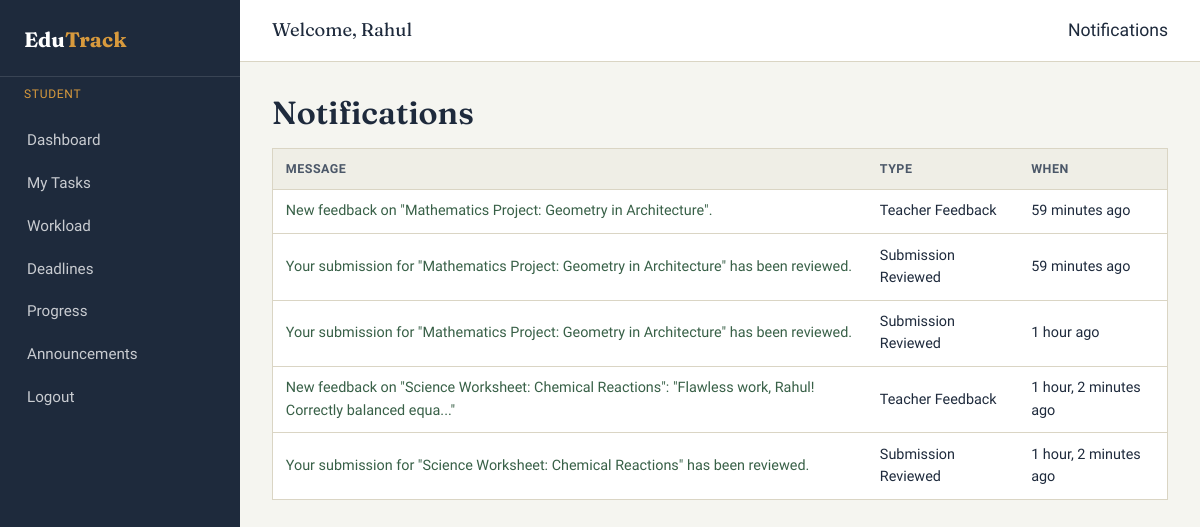
Screenshot of /notifications/ (signed in) with the database file from the repository.
### notifications/models.py (models this page shows, shortened)
class Notification(models.Model):
    user = models.ForeignKey(User, on_delete=models.CASCADE, related_name='notifications')
    notification_type = models.CharField(max_length=30, choices=NOTIFICATION_TYPES)
    message = models.CharField(max_length=255)
    link = models.CharField(max_length=255, blank=True)
    is_read = models.BooleanField(default=False)
    created_at = models.DateTimeField(auto_now_add=True)
    class Meta:
        ordering = ['-created_at']

### notifications/views.py (the view)
# urls.py: path('', views.notification_list, name='notification_list'),
def notification_list(request):
    notifications = Notification.objects.filter(user=request.user)
    notifications.filter(is_read=False).update(is_read=True)
    return render(request, 'notifications/notification_list.html', {'notifications': notifications})

### notifications/context_processors.py (called while the page is built)
def notifications_processor(request):
    if request.user.is_authenticated:
        from notifications.models import Notification
        qs = Notification.objects.filter(user=request.user)
        return {
            'nav_unread_count': qs.filter(is_read=False).count(),
            'nav_recent_notifications': qs[:6],
        }
    return {'nav_unread_count': 0, 'nav_recent_notifications': []}

### notifications/templates/notifications/notification_list.html (shortened to what this page needs)
{% extends "base.html" %}
{% block content %}
<h1>Notifications</h1>
<div class="table-wrap">
<table>
  <thead><tr><th>Message</th><th>Type</th><th>When</th></tr></thead>
  <tbody>
  {% for n in notifications %}
    <tr>
      <td>{% if n.link %}<a href="{{ n.link }}">{{ n.message }}</a>{% else %}{{ n.message }}{% endif %}</td>
      <td>{{ n.get_notification_type_display }}</td>
      <td>{{ n.created_at|timesince }} ago</td>
    </tr>
  {% empty %}
    <tr><td colspan="3"><div class="empty-state">No notifications yet.</div></td></tr>
  {% endfor %}
  </tbody>
</table>
</div>
{% endblock %}

### templates/base.html (shortened to what this page needs)
{% load static %}
<!DOCTYPE html>
<html lang="en">
<head>
<link rel="stylesheet" href="{% static 'css/style.css' %}">
</head>
<body>
{% if user.is_authenticated %}
<div class="app-shell">
  <aside class="sidebar">
    <a href="{% url 'dashboard:redirect' %}" class="brand">Edu<span>Track</span></a>
    {% if user.teacher_profile %}
      <div class="role-tag">Teacher</div>
      <nav>
        <a href="{% url 'dashboard:teacher_dashboard' %}" class="{% if request.resolver_match.url_name == 'teacher_dashboard' %}active{% endif %}">Dashboard</a>
        <a href="{% url 'academics:class_list' %}" class="{% if request.resolver_match.url_name == 'class_list' %}active{% endif %}">Classes</a>
        <a href="{% url 'academics:student_list' %}" class="{% if request.resolver_match.url_name == 'student_list' %}active{% endif %}">Students</a>
        <a href="{% url 'academics:subject_list' %}" class="{% if request.resolver_match.url_name == 'subject_list' %}active{% endif %}">Subjects</a>
        <a href="{% url 'tasks:teacher_task_list' %}" class="{% if 'teacher_task' in request.resolver_match.url_name %}active{% endif %}">Tasks</a>
        <a href="{% url 'dashboard:deadlines_calendar' %}" class="{% if request.resolver_match.url_name == 'deadlines_calendar' %}active{% endif %}">Deadlines</a>
        <a href="{% url 'notifications:announcement_list' %}" class="{% if 'announcement' in request.resolver_match.url_name %}active{% endif %}">Announcements</a>
        <a href="{% url 'dashboard:teacher_reports' %}" class="{% if request.resolver_match.url_name == 'teacher_reports' %}active{% endif %}">Reports</a>
        <a href="{% url 'admin:index' %}">Profile / Admin</a>
        <a href="{% url 'accounts:logout' %}">Logout</a>
      </nav>
    {% elif user.student_profile %}
      <div class="role-tag">Student</div>
      <nav>
        <a href="{% url 'dashboard:student_dashboard' %}" class="{% if request.resolver_match.url_name == 'student_dashboard' %}active{% endif %}">Dashboard</a>
        <a href="{% url 'tasks:student_task_list' %}" class="{% if 'student_task' in request.resolver_match.url_name %}active{% endif %}">My Tasks</a>
        <a href="{% url 'dashboard:student_workload' %}" class="{% if request.resolver_match.url_name == 'student_workload' %}active{% endif %}">Workload</a>
        <a href="{% url 'dashboard:deadlines_calendar' %}" class="{% if request.resolver_match.url_name == 'deadlines_calendar' %}active{% endif %}">Deadlines</a>
        <a href="{% url 'dashboard:student_progress' %}" class="{% if request.resolver_match.url_name == 'student_progress' %}active{% endif %}">Progress</a>
        <a href="{% url 'notifications:my_announcements' %}" class="{% if request.resolver_match.url_name == 'my_announcements' %}active{% endif %}">Announcements</a>
        <a href="{% url 'accounts:logout' %}">Logout</a>
      </nav>
    {% elif user.is_superuser or user.is_staff %}
      <div class="role-tag">Administrator</div>
      <nav>
        <a href="{% url 'admin:index' %}">Admin Panel</a>
        <a href="{% url 'accounts:logout' %}">Logout</a>
      </nav>
    {% endif %}
  </aside>
  <div class="main-col">
    <header class="topbar">
      <div class="greeting">{% block topbar_title %}Welcome, {{ user.first_name|default:user.username }}{% endblock %}</div>
      <div class="topbar-actions">
        <details>
          <summary class="bell-link" style="list-style:none; cursor:pointer;">
            Notifications
          </summary>
        </details>
      </div>
    </header>
    <main class="content">
      {% block content %}{% endblock %}
    </main>
  </div>
</div>
{% else %}
  {% block guest_content %}{% endblock %}
{% endif %}
</body>
</html>

### static/css/style.css (style rules this page uses)
:root { --ink: #1E2A3C; --ink-soft: #4B5768; --paper: #F5F5F0; --paper-raised: #FFFFFF; --rule: #DAD5C4; --rule-strong: #C3BCA6; --marigold: #D89A3D; --marigold-deep: #B87C24; --sage: #4C7A5E; --sage-deep: #386047; --brick: #A8452F; --brick-deep: #8A3623; --radius-sm: 4px; --radius-md: 6px; --shadow-card: 0 1px 2px rgba(30, 42, 60, 0.08); --font-display: 'Fraunces', Georgia, serif; --font-body: 'Work Sans', -apple-system, BlinkMacSystemFont, 'Segoe UI', sans-serif; }
* { box-sizing: border-box; }
html, body { margin: 0; padding: 0; }
body { font-family: var(--font-body); background: var(--paper); color: var(--ink); line-height: 1.55; font-size: 15.5px; }
h1, h2, h3, h4 { font-family: var(--font-display); color: var(--ink); margin: 0 0 0.5em 0; font-weight: 600; line-height: 1.2; }
h1 { font-size: 2rem; }
a { color: var(--sage-deep); text-decoration: none; }
.app-shell { display: flex; min-height: 100vh; }
.sidebar { width: 240px; flex-shrink: 0; background: var(--ink); color: #E8E9EA; padding: 1.5rem 0; position: sticky; top: 0; height: 100vh; overflow-y: auto; }
.sidebar .brand { font-family: var(--font-display); font-size: 1.3rem; font-weight: 700; color: #fff; padding: 0 1.5rem 1.25rem 1.5rem; border-bottom: 1px solid rgba(255,255,255,0.12); margin-bottom: 0.5rem; display: block; }
.sidebar .brand span { color: var(--marigold); }
.sidebar nav a { display: flex; align-items: center; gap: 0.6rem; padding: 0.6rem 1.5rem; color: #C9CCD1; font-size: 0.95rem; border-left: 3px solid transparent; }
.sidebar .role-tag { margin: 0 1.5rem 1rem 1.5rem; font-size: 0.75rem; color: var(--marigold); text-transform: uppercase; letter-spacing: 0.06em; }
.main-col { flex: 1; min-width: 0; display: flex; flex-direction: column; }
.topbar { display: flex; justify-content: space-between; align-items: center; padding: 1rem 2rem; background: var(--paper-raised); border-bottom: 1px solid var(--rule); position: sticky; top: 0; z-index: 5; }
.topbar .greeting { font-family: var(--font-display); font-size: 1.15rem; }
.topbar-actions { display: flex; align-items: center; gap: 1.25rem; }
.bell-link { position: relative; font-size: 1.1rem; color: var(--ink); }
.content { padding: 2rem; max-width: 1200px; width: 100%; }
table { width: 100%; border-collapse: collapse; background: var(--paper-raised); border: 1px solid var(--rule); }
th, td { padding: 0.65rem 0.8rem; text-align: left; border-bottom: 1px solid var(--rule); font-size: 0.9rem; }
th { background: #EFEEE6; font-family: var(--font-body); font-weight: 600; color: var(--ink-soft); font-size: 0.78rem; text-transform: uppercase; letter-spacing: 0.04em; }
tr:last-child td { border-bottom: none; }
.table-wrap { overflow-x: auto; }

### rows the page displays
Notification: message "New feedback on \"Mathematics Project: Geometry in Architecture\".", notification_type "Teacher Feedback", created_at "59 minutes"
Notification: message "Your submission for \"Mathematics Project: Geometry in Architecture\" has been reviewed.", notification_type "Submission Reviewed", created_at "59 minutes"
Notification: message "Your submission for \"Mathematics Project: Geometry in Architecture\" has been reviewed.", notification_type "Submission Reviewed", created_at "1 hour"
Notification: message "New feedback on \"Science Worksheet: Chemical Reactions\": \"Flawless work, Rahul! Correctly balanced equa...\"", notification_type "Teacher Feedback", created_at "1 hour, 2 minutes"
Notification: message "Your submission for \"Science Worksheet: Chemical Reactions\" has been reviewed.", notification_type "Submission Reviewed", created_at "1 hour, 2 minutes"

### other values shown
{{ user.first_name|default:user.username }} "Rahul"
